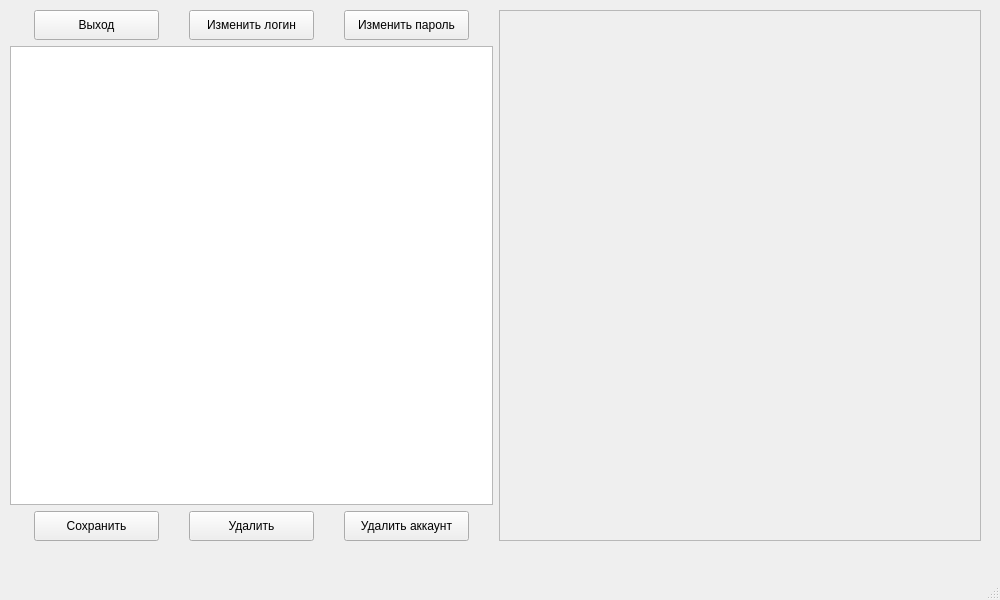
<?xml version="1.0" encoding="UTF-8"?>
<ui version="4.0">
 <class>MainWindow</class>
 <widget class="QMainWindow" name="MainWindow">
  <property name="geometry">
   <rect>
    <x>0</x>
    <y>0</y>
    <width>1000</width>
    <height>600</height>
   </rect>
  </property>
  <property name="windowTitle">
   <string>MainWindow</string>
  </property>
  <widget class="QWidget" name="centralwidget">
   <widget class="QWidget" name="horizontalLayoutWidget">
    <property name="geometry">
     <rect>
      <x>10</x>
      <y>10</y>
      <width>971</width>
      <height>531</height>
     </rect>
    </property>
    <layout class="QHBoxLayout" name="horizontalLayout">
     <item>
      <layout class="QVBoxLayout" name="verticalLayout">
       <item>
        <layout class="QHBoxLayout" name="horizontalLayout_2">
         <item>
          <widget class="QPushButton" name="enterButton">
           <property name="minimumSize">
            <size>
             <width>0</width>
             <height>30</height>
            </size>
           </property>
           <property name="maximumSize">
            <size>
             <width>125</width>
             <height>16777215</height>
            </size>
           </property>
           <property name="text">
            <string>Выход</string>
           </property>
          </widget>
         </item>
         <item>
          <widget class="QPushButton" name="changeLoginButton">
           <property name="minimumSize">
            <size>
             <width>0</width>
             <height>30</height>
            </size>
           </property>
           <property name="maximumSize">
            <size>
             <width>125</width>
             <height>16777215</height>
            </size>
           </property>
           <property name="text">
            <string>Изменить логин</string>
           </property>
          </widget>
         </item>
         <item>
          <widget class="QPushButton" name="changePasswordButton">
           <property name="minimumSize">
            <size>
             <width>0</width>
             <height>30</height>
            </size>
           </property>
           <property name="maximumSize">
            <size>
             <width>125</width>
             <height>16777215</height>
            </size>
           </property>
           <property name="text">
            <string>Изменить пароль</string>
           </property>
          </widget>
         </item>
        </layout>
       </item>
       <item>
        <widget class="QPlainTextEdit" name="plainTextEdit"/>
       </item>
       <item>
        <layout class="QHBoxLayout" name="horizontalLayout_3">
         <item>
          <widget class="QPushButton" name="saveButton">
           <property name="minimumSize">
            <size>
             <width>0</width>
             <height>30</height>
            </size>
           </property>
           <property name="maximumSize">
            <size>
             <width>125</width>
             <height>16777215</height>
            </size>
           </property>
           <property name="text">
            <string>Сохранить</string>
           </property>
          </widget>
         </item>
         <item>
          <widget class="QPushButton" name="deleteButton">
           <property name="minimumSize">
            <size>
             <width>0</width>
             <height>30</height>
            </size>
           </property>
           <property name="maximumSize">
            <size>
             <width>125</width>
             <height>16777215</height>
            </size>
           </property>
           <property name="text">
            <string>Удалить</string>
           </property>
          </widget>
         </item>
         <item>
          <widget class="QPushButton" name="deleteAccountButton">
           <property name="minimumSize">
            <size>
             <width>0</width>
             <height>30</height>
            </size>
           </property>
           <property name="maximumSize">
            <size>
             <width>125</width>
             <height>16777215</height>
            </size>
           </property>
           <property name="text">
            <string>Удалить аккаунт</string>
           </property>
          </widget>
         </item>
        </layout>
       </item>
      </layout>
     </item>
     <item>
      <widget class="QScrollArea" name="scrollArea">
       <property name="widgetResizable">
        <bool>true</bool>
       </property>
       <widget class="QWidget" name="scrollAreaWidgetContents">
        <property name="geometry">
         <rect>
          <x>0</x>
          <y>0</y>
          <width>479</width>
          <height>527</height>
         </rect>
        </property>
       </widget>
      </widget>
     </item>
    </layout>
   </widget>
  </widget>
  <widget class="QMenuBar" name="menubar">
   <property name="geometry">
    <rect>
     <x>0</x>
     <y>0</y>
     <width>1000</width>
     <height>21</height>
    </rect>
   </property>
  </widget>
  <widget class="QStatusBar" name="statusbar"/>
 </widget>
 <resources/>
 <connections/>
</ui>
